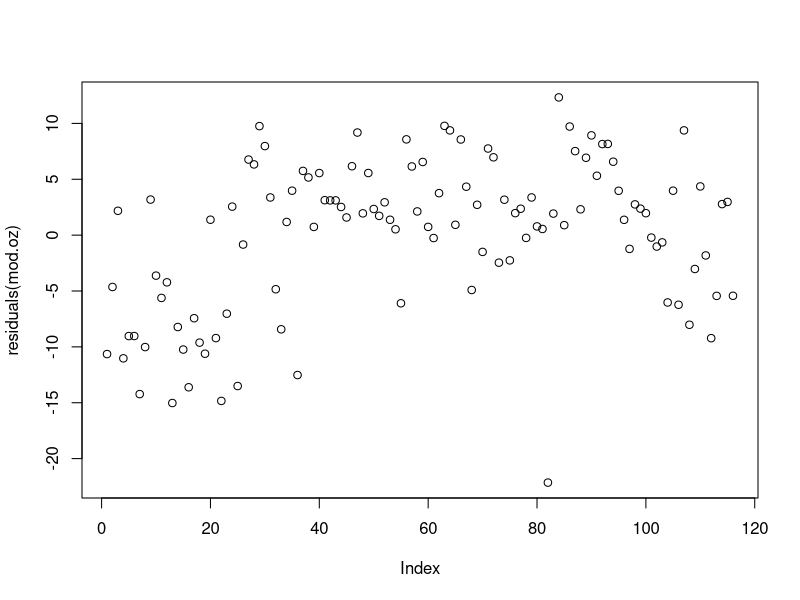
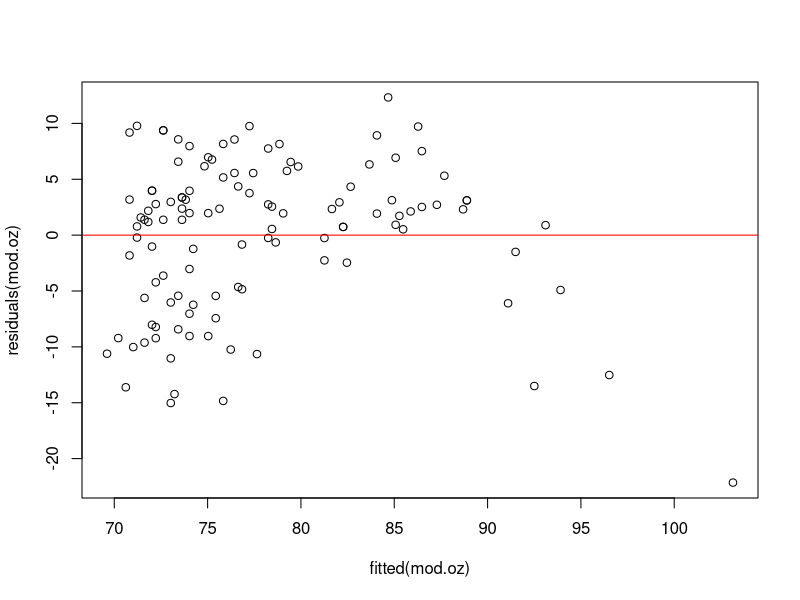
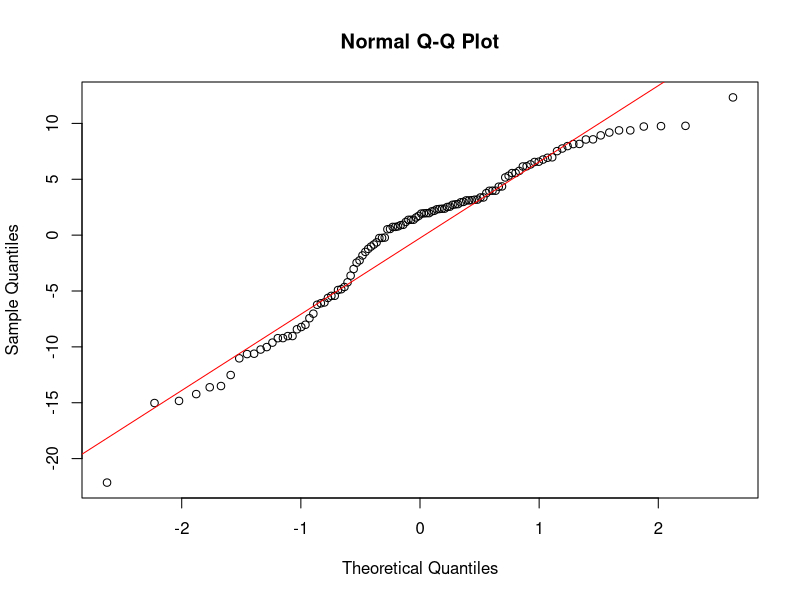

R code for these plots, in order:
setwd("C:/Users/helen/Documents/winter_2017/538_stats/lab/W7")

data("airquality")
head(airquality)

mod.oz = lm(Temp~Ozone, data=airquality) 
summary(mod.oz)

#EXERCISE 4: adjusted R2 
#R2 = 1 - ((RSS/ n-k)/ (SSY/n-1)) --> k= number of parameters; n = samples size (calc with length (x))
res.oz = residuals(mod.oz)
RSS.oz = sum(res.oz^2)
k = 2
n = length (res.oz)

#Remove N/A variables
data.not.NA = subset(airquality, Ozone != "NA")
SSY.oz = deviance(lm(Temp~1, data=data.not.NA))
#SSY.oz = 10347.06
SSY1.oz = var(data.not.NA$Temp)*115
#SSY1.oz = 10347.06

#adjusted R2 = 1 - ((RSS/(n-k))/(SSY/(n-1)))
adjR2 = 1 - (RSS.oz/(n-k))/(SSY.oz/(n-1))
adjR2
#adjR2 = 0.4832134

#EXERCISE 5:
  #Residual Independency
plot(residuals(mod.oz))
library(lmtest)
dwtest(mod.oz, alternative=c("two.sided"))
##DW = 1.1833; p-value = 7.276e-06
# This indicates that there is some degree of autocorrelation within the residuals.

#homoscedasticity
plot(residuals(mod.oz)~fitted(mod.oz))
abline(lm(residuals(mod.oz)~fitted(mod.oz)), col="red")
library(lmtest)
bptest(mod.oz)
## BP = 3.2346, df = 1, p-value = 0.0721
#The test indicates that the residuals are homoscedastic

#normality
qqnorm(residuals(mod.oz))
qqline(residuals(mod.oz), col="red")
shapiro.test(residuals(mod.oz))
## W = 0.94867, p-value = 0.000226
#The test indicates that the residuals are normally distributed.
